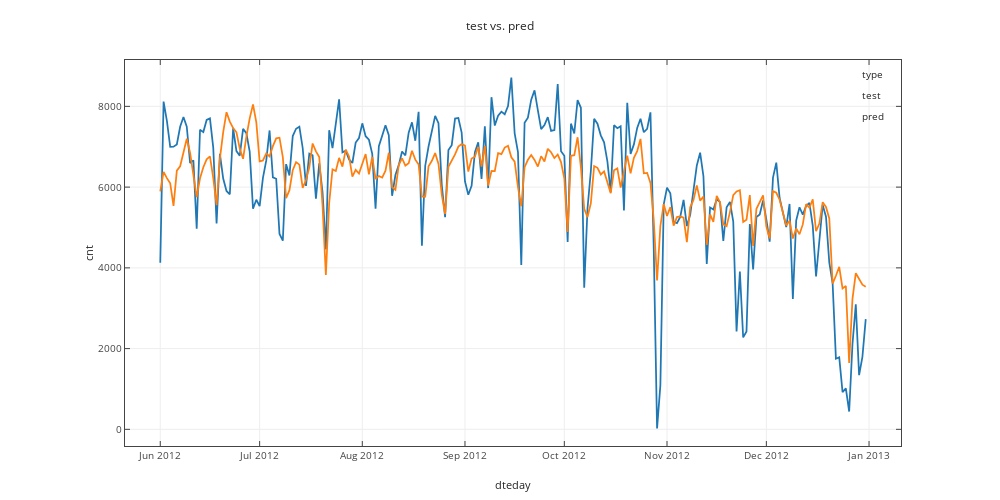

Notebook cell for this chart:
### Code cell
from plotly.offline import init_notebook_mode, iplot
import plotly.tools as tls
init_notebook_mode(connected=True)
plotly_fig = tls.mpl_to_plotly( f ) # ...produced some warnings...
iplot(plotly_fig)

### Figure 1 — Plotly figure (JSON) as saved in the notebook; plotly's stock layout.template omitted (floating-point values rounded to 4 significant figures; data arrays with more than 128 entries replaced by an {"elided": "..."} marker saying what was removed)
{"data": [{"line": {"color": "rgba (31, 119, 180, 1)", "dash": "solid", "width": 1.75}, "mode": "lines", "name": "_line0", "type": "scatter", "uid": "e8aa89ef-4b81-46db-ab8e-f08c351e7062", "x": {"elided": "214 str values"}, "xaxis": "x", "y": {"elided": "214 int values"}, "yaxis": "y"}, {"line": {"color": "rgba (255, 127, 14, 1)", "dash": "solid", "width": 1.75}, "mode": "lines", "name": "_line1", "type": "scatter", "uid": "aeb5cf36-b0da-4303-a4e0-e1bf47c049e1", "x": {"elided": "214 str values"}, "xaxis": "x", "y": {"elided": "214 float values"}, "yaxis": "y"}, {"line": {"color": "rgba (255, 255, 255, 1)", "dash": "solid", "width": 0}, "mode": "lines", "name": "type", "type": "scatter", "uid": "c1fcbbd0-4468-4897-9702-542a84198009", "x": [], "xaxis": "x", "y": [], "yaxis": "y"}, {"line": {"color": "rgba (31, 119, 180, 1)", "dash": "solid", "width": 1.75}, "mode": "lines", "name": "test", "type": "scatter", "uid": "e1bf4755-f0c7-42a8-9315-fc9fa56c8e77", "x": [], "xaxis": "x", "y": [], "yaxis": "y"}, {"line": {"color": "rgba (255, 127, 14, 1)", "dash": "solid", "width": 1.75}, "mode": "lines", "name": "pred", "type": "scatter", "uid": "78a133c2-9122-4cb1-a22a-8e608d93515e", "x": [], "xaxis": "x", "y": [], "yaxis": "y"}], "layout": {"annotations": [{"align": "left", "font": {"color": "#262626", "size": 10}, "opacity": 1, "showarrow": false, "text": "type", "x": 0.9477, "xanchor": "left", "xref": "paper", "y": 0.9416, "yanchor": "bottom", "yref": "paper"}, {"align": "left", "font": {"color": "#262626", "size": 10}, "opacity": 1, "showarrow": false, "text": "test", "x": 0.9477, "xanchor": "left", "xref": "paper", "y": 0.8872, "yanchor": "bottom", "yref": "paper"}, {"align": "left", "font": {"color": "#262626", "size": 10}, "opacity": 1, "showarrow": false, "text": "pred", "x": 0.9477, "xanchor": "left", "xref": "paper", "y": 0.8327, "yanchor": "bottom", "yref": "paper"}], "autosize": false, "height": 500, "hovermode": "closest", "margin": {"b": 54, "l": 125, "pad": 0, "r": 99, "t": 60}, "showlegend": false, "title": "test vs. pred", "titlefont": {"color": "#262626", "size": 12}, "width": 1000, "xaxis": {"anchor": "y", "domain": [0, 1], "mirror": "ticks", "nticks": 8, "range": ["2012-05-21 08:24:00", "2013-01-10 15:36:00"], "showgrid": true, "showline": true, "side": "bottom", "tickfont": {"size": 10}, "ticks": "inside", "title": "dteday", "titlefont": {"color": "#262626", "size": 11}, "type": "date", "zeroline": false}, "yaxis": {"anchor": "x", "domain": [0, 1], "mirror": "ticks", "nticks": 7, "range": [-412.6, 9149.0], "showgrid": true, "showline": true, "side": "left", "tickfont": {"size": 10}, "ticks": "inside", "title": "cnt", "titlefont": {"color": "#262626", "size": 11}, "type": "linear", "zeroline": false}}}
